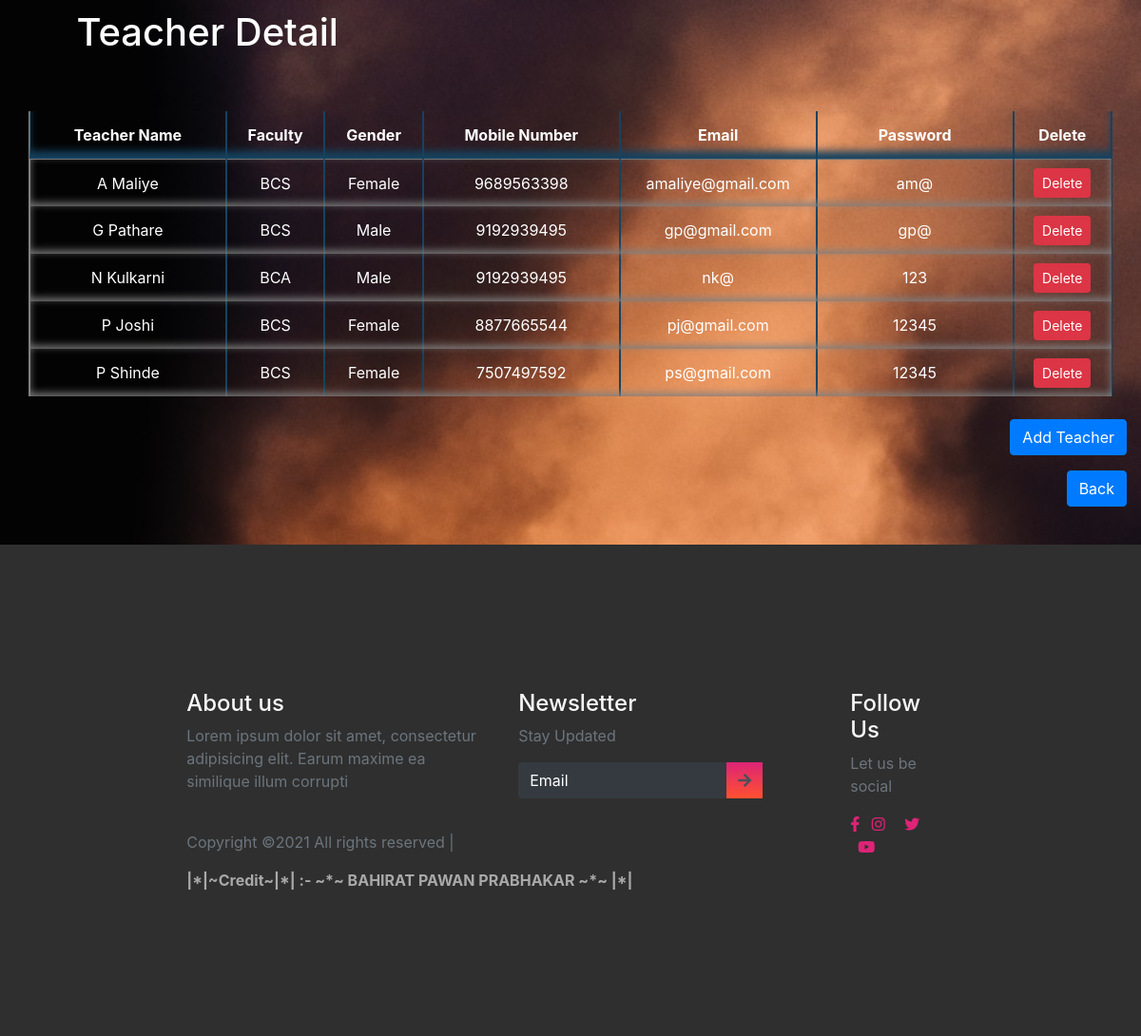
The page /teacherDetail.php (signed in) on the database its author committed.
### tables this page shows
CREATE TABLE `teachers` (
  `id` int(11) NOT NULL,
  `teacher-name` varchar(50) NOT NULL,
  `faculty` varchar(25) NOT NULL,
  `gender` varchar(20) NOT NULL,
  `mobile` varchar(25) NOT NULL,
  `email_id` varchar(30) NOT NULL,
  `pass` varchar(20) NOT NULL
);

### teacherDetail.php (the view, shortened to what this page needs)
<?php
$con = mysqli_connect('localhost','root', '', 'exam');
function showdata(){
    global $con;
    $query = "SELECT * FROM `teachers`";
    $run = mysqli_query($con,$query);
    if($run==TRUE){
        ?>
        <form action="#" method="post" class="col-md-12">
        <table id="datatableid" class="table-hover dable-dark" width="100%" height="auto" padding="20px" class="text-center col-md-12">
            <tr style="background: transparent; border-bottom: 2px inset silver; box-shadow: 0 -8px 8px inset #154360;"  height="50" class="col-md-12">
                <th style="border-right: 2px solid #154360; border-left: 2px solid grey;" align="center" class="col-md-2"><font color="white">Teacher Name</font></th>
                <th style="border-right: 2px solid #154360;" align="center" class="col-md-1"><font color="white">Faculty</font></th>
                <th style="border-right: 2px solid #154360;" align="center" class="col-md-1"><font color="white">Gender</font></th>
                <th style="border-right: 2px solid #154360;" align="center" class="col-md-2"><font color="white">Mobile Number</font></th>
                <th style="border-right: 2px solid #154360;" align="center" class="col-md-2"><font color="white" >Email</font></th>
                <th style="border-right: 2px solid #154360;" align="center" class="col-2"><font color="white" >Password</font></th>
                <th style="border-right: 2px solid #154360;" align="center" class="col-md-1"><font color="white">Delete</font></th>
            </tr>
        <?php
        while($data = mysqli_fetch_assoc($run))
        {
            ?>
        <tr style="background:transparent; box-shadow: 0 -3px 8px inset grey;" height="50" class="col-md-12" height="40" class="col-md-12" >
            <td style="border-right: 2px solid #154360; border-left: 2px solid grey;" class="col-md-2"><font color="white"><?php echo $data['teacher-name']; ?></font></td>
            <td style="border-right: 2px solid #154360;" align="center" class="col-md-1"><font color="white"><?php echo $data['faculty']; ?></font></td>
            <td style="border-right: 2px solid #154360;" align="center" class="col-md-1"><font color="white"><?php echo $data['gender']; ?></font></td>
            <td style="border-right: 2px solid #154360;" align="center" class="col-md-2"><font color="white"><?php echo $data['mobile']; ?></font></td>
            <td style="border-right: 2px solid #154360;" align="center" class="col-md-2"><font color="white"><?php echo $data['email_id']; ?></font></td>
            <td style="border-right: 2px solid #154360;" align="center" class="col-md-2"><font color="white"><?php echo $data['pass']; ?></font></td>
            <td style="border-right: 2px solid #154360;" align="center" class="col-md-1"><button class="btn btn-danger btn-sm font"><a href="delete.php?id=<?php echo $data['id']; ?>& p=teach" class="text-white">Delete</a></button> </td>
        </tr>
            <?php
        }
       ?></table></form>  <?php
        }else{
            echo "Error.. ";
        }
}
?>
<!DOCTYPE html>
<html lang="en">
<head>
    <link rel="stylesheet" href="https://stackpath.bootstrapcdn.com/bootstrap/4.3.1/css/bootstrap.min.css"
 />
    <link rel="stylesheet" href="https://use.fontawesome.com/releases/v5.7.2/css/all.css"
>
    <link rel="stylesheet" href="./stylesheet.css" />
    <link rel="stylesheet" href="./mobile-style.css">
      <link rel="stylesheet" href="https://cdnjs.cloudflare.com/ajax/libs/font-awesome/5.15.3/css/all.min.css"/>
    <link rel="stylesheet" href="https://cdn.datatables.net/1.10.25/css/dataTables.bootstrap5.min.css">
</head>
<body>
    <header style="background-image: url(img/bg24.jpg); background-size: cover;">
    <div class="container-fluid p-0">
     <nav class="navbar">
    <div class="content">
      <div class="logo ">
     <h1 class="text-white"> Teacher Detail </h1>
      </div>
    </div>
  </nav>
    </div>
    <div class="container text-center col-sm-12 col-lg-12 col-md-12">
      <div class="row">
        <div class="col-lg-12 col-md-12  text-white">
<div style="background:transparent;" class="rounded">
      <?php showdata(); ?>
      <br>
              <p align="right"><a class="btn btn-md btn-primary" style="cursor: pointer;" data-toggle="modal" data-target="#exampleModal"> Add Teacher </a></p>
            <p align="right"><a href="admin.php" class="btn btn-md btn-primary" style="cursor: pointer;"> Back </a></p><br>
    </div>
  </div>
        </div>
        </div>
  </header>
    <footer>
    <div class="container-fluid p-0">
      <div class="row text-left">
        <div class="col-md-5 col-sm-5">
          <h4 class="text-light">About us</h4>
          <p class="text-muted">Lorem ipsum dolor sit amet, consectetur adipisicing elit. Earum maxime ea similique illum corrupti</p>
          <p class="pt-4 text-muted">Copyright ©2021 All rights reserved |
          </p>
        </div>
        <div class="col-md-5 col-sm-12">
          <h4 class="text-light">Newsletter</h4>
          <p class="text-muted">Stay Updated</p>
          <form class="form-inline">
            <div class="col pl-0">
              <div class="input-group pr-5">
                <input type="text" class="form-control bg-dark text-white" id="inlineFormInputGroupUsername2" placeholder="Email">
                <div class="input-group-prepend">
                  <div class="input-group-text">
                    <i class="fas fa-arrow-right"></i>
                  </div>
                </div>
              </div>
            </div>
          </form>
        </div>
        <div class="col-md-2 col-sm-12">
          <h4 class="text-light">Follow Us</h4>
          <p class="text-muted">Let us be social</p>
          <div class="column text-light">
            <i class="fab fa-facebook-f"></i>
            <i class="fab fa-instagram"></i>
            <i class="fab fa-twitter"></i>
            <i class="fab fa-youtube"></i>
          </div>
        </div>
      </div>
        <marquee style="color:#A9A9A9;" behavior=""><strong> |*|~Credit~|*| :- ~*~ BAHIRAT PAWAN PRABHAKAR ~*~ |*|</strong></marquee>
    </div>
  </footer>
</body>
</html>

### stylesheet.css (style rules this page uses)
* { box-sizing: border-box; }
.content { max-width: 1250px; margin-left:8%; }
.navbar { position: fixed; width: 100%; z-index: 2; padding: 10px 0; transition: all 0.3s ease; }
.navbar .content { display: flex; align-items: center; justify-content: space-between; margin-left:1.7%; }
@media (max-width: 1230px) { .content { padding: 0 60px; } }
header, section { overflow-x: hidden; }
:root { --Sniglet-font: "Sniglet", cursive; --Rubik: "Rubik", cursive; --Patua: "Patua One", cursive; --Lobster: "lobster", cursive; --light-black: #2e2c2caf; --bggradient: linear-gradient(to bottom, #dd2476, #ff512f); --light-gray: rgba(255, 255, 255, 0.877); }
header { background: #ff512f; background: var(--bggradient); }
footer { background: rgba(0, 0, 0, 0.815); overflow-x: hidden; padding: 14vmin 18vmin; }
footer input { border: none !important; }
footer input::placeholder { color: white !important; }
footer .input-group .input-group-text { background: var(--bggradient); border: none; }
footer .column i { color: #dd2476; }
footer .column i + i { padding: 0 0.5em; }

### rows shown on the page
teachers: value "A Maliye", faculty "BCS", gender "Female", mobile "9689563398", email "amaliye@gmail.com", pass "am@"
teachers: value "G Pathare", faculty "BCS", gender "Male", mobile "9192939495", email "gp@gmail.com", pass "gp@"
teachers: value "N Kulkarni", faculty "BCA", gender "Male", mobile "9192939495", email "nk@", pass "123"
teachers: value "P Joshi", faculty "BCS", gender "Female", mobile "8877665544", email "pj@gmail.com", pass "12345"
teachers: value "P Shinde", faculty "BCS", gender "Female", mobile "7507497592", email "ps@gmail.com", pass "12345"
